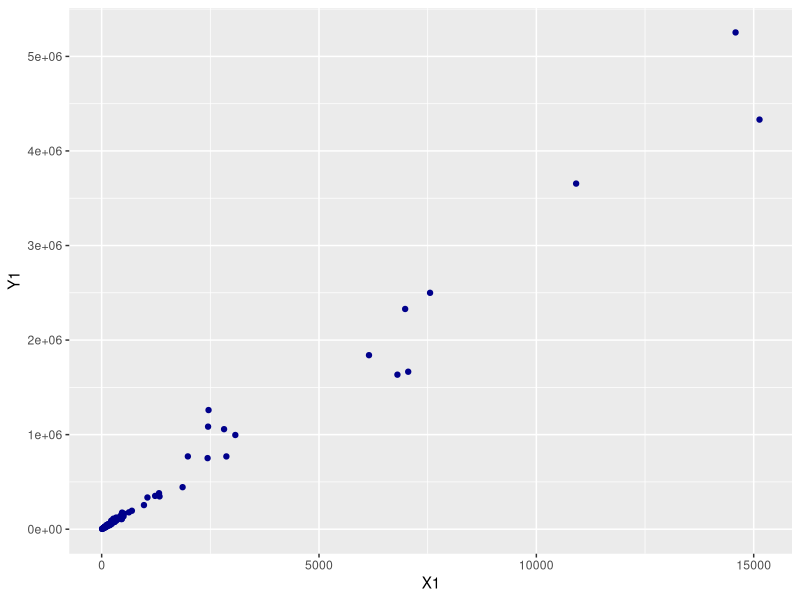
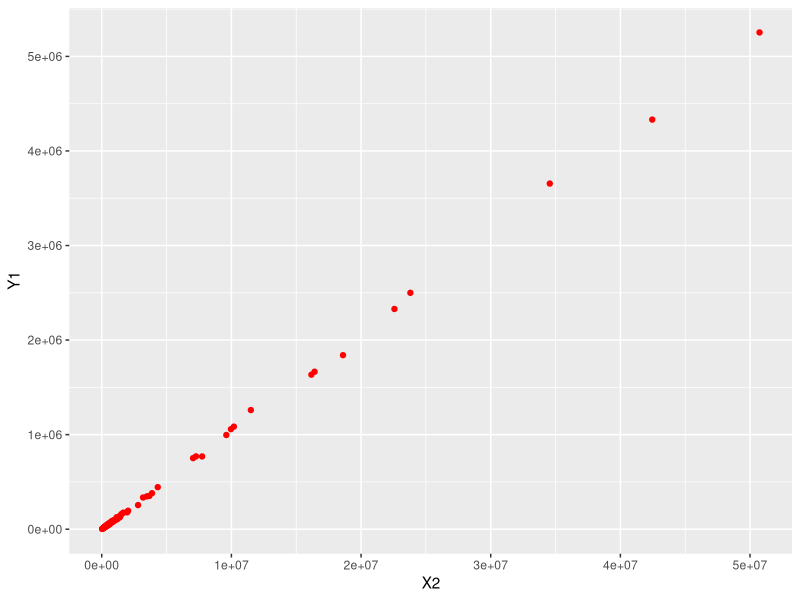
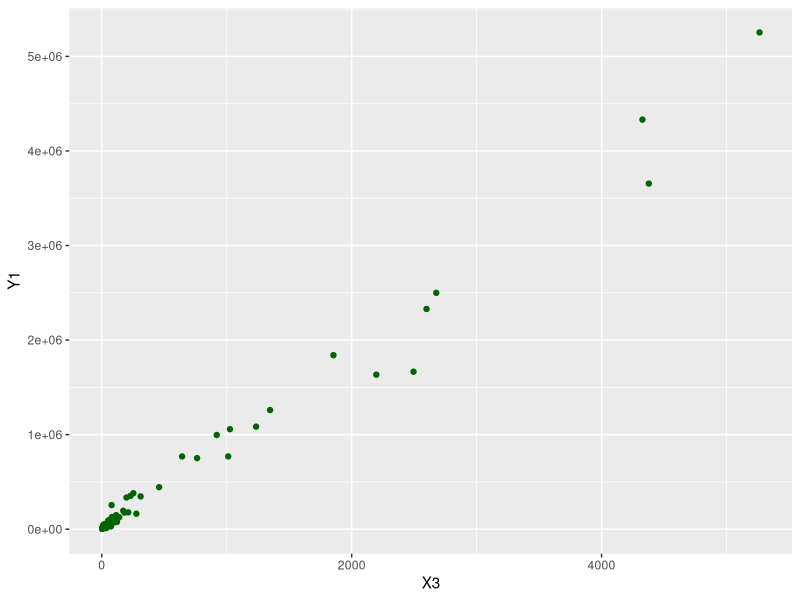
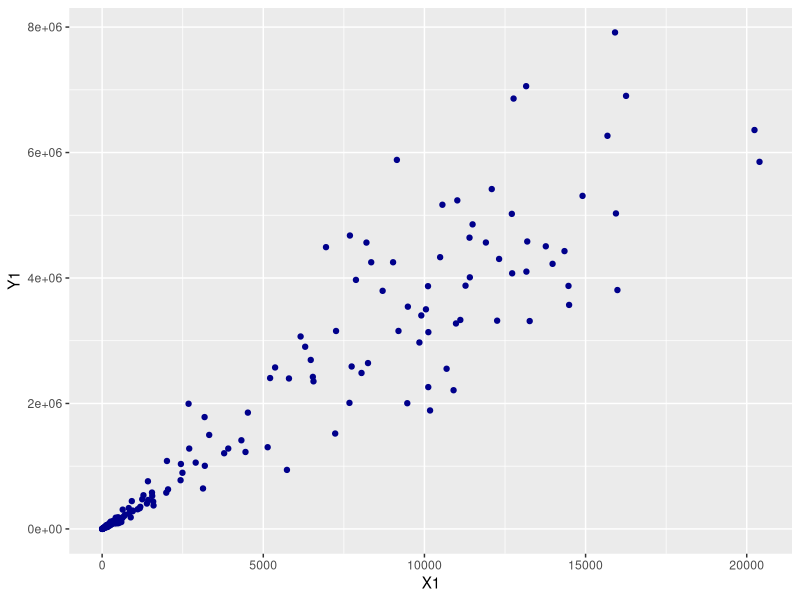
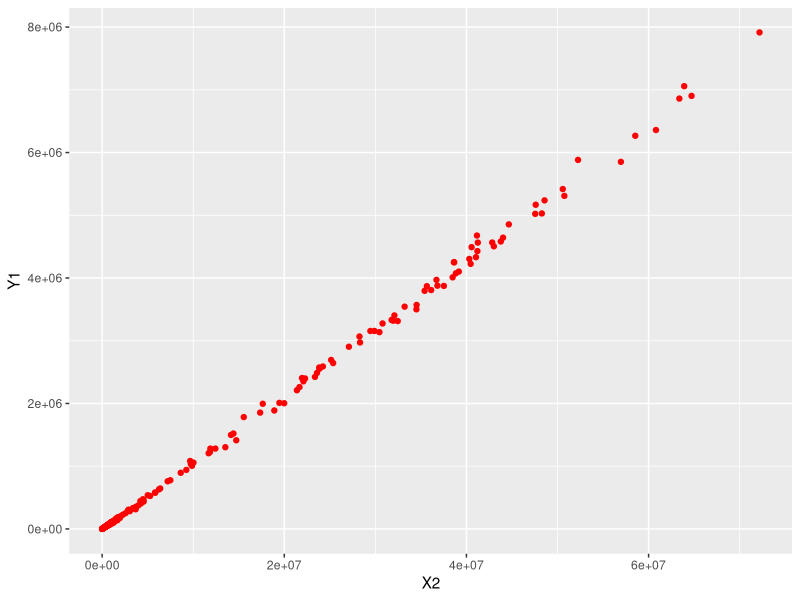
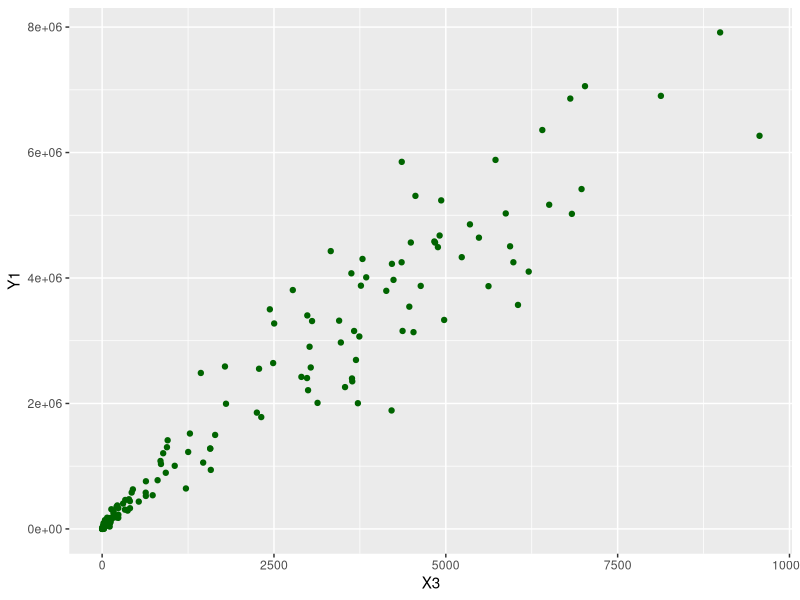
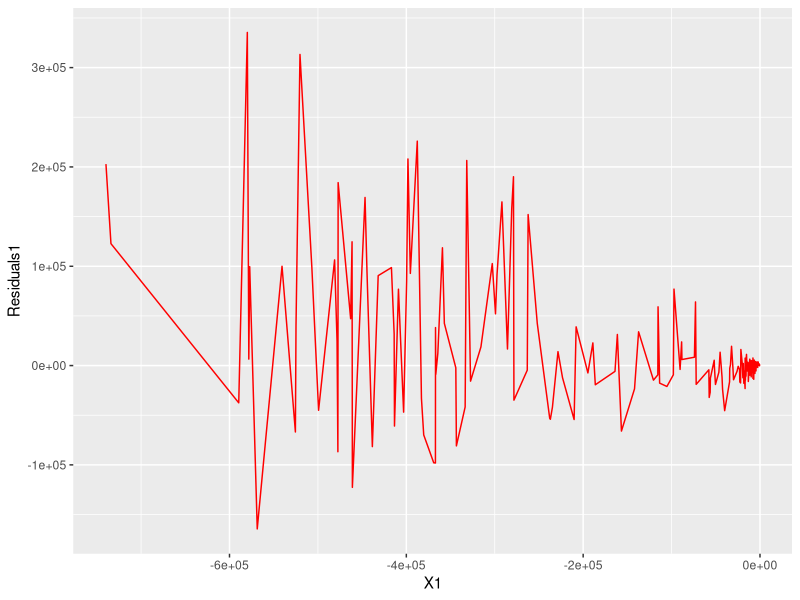
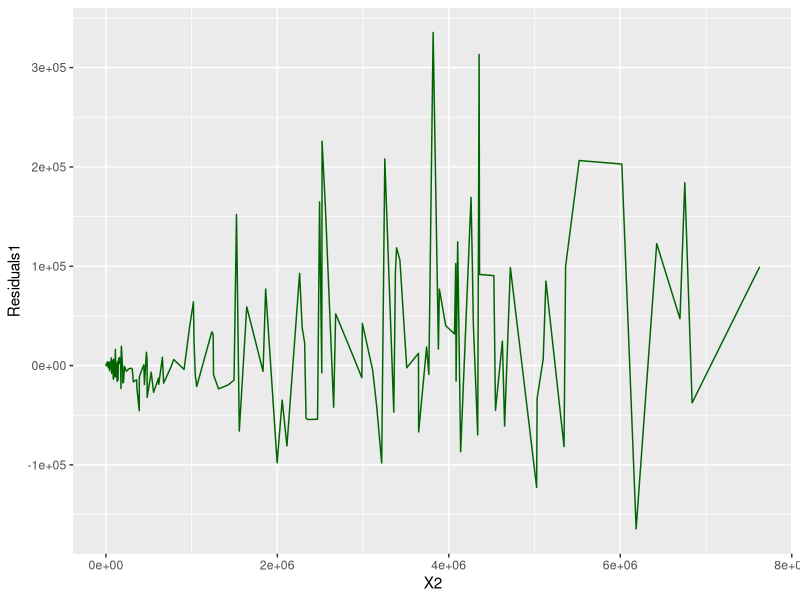

The R script that drew these images, in order:
#Keep in mind - all the program needs to do is spit out the regression equation.  The equation
  #will then be added to the excel file to auto calculate for whatever area 
  #& drive time we input data for. 
  #If residual mean != 0, the forecast is biased. You'll need to add the mean to all forecasts
  #to improve accuracy.

###########################################################################
library(tidyverse) #load tidyverse, if needed
Dental.Model <- read.csv("Demographic Data by Zip - Dental Model.csv")

#Declare variables
div <- 90 #raw dataset row number where you will separate training data from testing data
r <- .988 #correlation coefficient cut off for variables that will be used in the model
raw_data <- Dental.Model #dataset used to generate model
response_var_columnnum <- 15 #column number of response variable in raw dataset
total_rows <- 289 #number of rows in raw dataset

############################################################################

#Create training data frame with only numeric data
training_data <- raw_data[1:div,-1]

#Add 'Demand' column and assign 'Dental.Services' values
training_data$Demand <- training_data[,(response_var_columnnum-1)]

#Remove 'Dental.Services' column
training_data[,(response_var_columnnum-1)] <- NULL

#Create correlation matrix and select high correlation variables from training data
correlation_matrix <- cor(training_data, training_data$Demand)
high_correlations <- correlation_matrix > r
predictors <- training_data[,high_correlations]

#Print variable names
names(predictors)

#Rename predictors variables to generic----------Need to create a loop
names(predictors) <- c("X1", "X2", "X3", "Y1")

#Create scatter plots for explanatory variables
ggplot(data = predictors) +
  geom_point(mapping = aes(x = X1, y = Y1), color = "dark blue")

ggplot(data = predictors) +
  geom_point(mapping = aes(x = X2, y = Y1), color = "red")

ggplot(data = predictors) +
  geom_point(mapping = aes(x = X3, y = Y1), color = "dark green")

#Create regression equation
regression <- lm(Y1 ~ X1 + X2 + X3, data = predictors)
regression

###############################################################################
#Run the analysis with test data

#Create training data frame with only numeric data
test_data <- raw_data[(div+1):total_rows,-1]

#Add 'Demand' column and assign 'Dental.Services' values
test_data$Demand <- test_data[,(response_var_columnnum-1)]

#Remove 'Dental.Services' column
test_data[,(response_var_columnnum-1)] <- NULL

#Filter down to predictor variables
predictors2 <- test_data[,high_correlations]

#Rename predictors variables to generic----------Need to create a loop
names(predictors2) <- c("X1", "X2", "X3", "Y1")

#Create scatter plots for explanatory variables
ggplot(data = predictors2) +
  geom_point(mapping = aes(x = X1, y = Y1), color = "dark blue")
ggsave("ScatterTest.pdf")

ggplot(data = predictors2) +
  geom_point(mapping = aes(x = X2, y = Y1), color = "red")

ggplot(data = predictors2) +
  geom_point(mapping = aes(x = X3, y = Y1), color = "dark green")

#Add Prediction column
transformed_predictors <- mutate(predictors2, X1 = X1*regression$coefficients[2], 
                                 X2 = X2*regression$coefficients[3], 
                                 X3 = X3*regression$coefficients[4])
transformed_predictors2 <- mutate(transformed_predictors, 
                                  P1 = regression$coefficients[1] + X1 + X2 + X3)

#Add error column and remove inf values
predictor_results <- mutate(transformed_predictors2, E1 = ((Y1 - P1)/Y1)*100)
good_rows <- predictor_results[,"E1"] != Inf
predictor_results2 <- predictor_results[good_rows,]

#Add absolute error and residuals columns
predictor_results3 <- mutate(predictor_results2, E2 = abs(E1))
predictor_results4 <- mutate(predictor_results3, Residuals1 = Y1 - P1)

###############################################################################
#Print results
summary(regression)

#Residual Mean
mean(predictor_results4[,"Residuals1"]) 

#Residual Std Dev
sd(predictor_results4[,"Residuals1"])

#Residual Max
max(predictor_results4[,"Residuals1"]) 

#Mean Absolute Percentage Error (MAPE)
mean(predictor_results3[,"E2"]) 

#Absolute Percentage Error Standard Deviation
sd(predictor_results3[,"E2"]) 

#Absolute Percentage Error Max
max <- max(predictor_results3[,"E2"]) 
max

timeseries_X1 <- ggplot(data = predictor_results4) +
  geom_line(mapping = aes(x = X1, y = Residuals1), color = "red")
timeseries_X1

timeseries_X2 <- ggplot(data = predictor_results4) +
  geom_line(mapping = aes(x = X2, y = Residuals1), color = "dark green")
timeseries_X2

timeseries_X3 <- ggplot(data = predictor_results4) +
  geom_line(mapping = aes(x = X3, y = Residuals1), color = "dark blue")
timeseries_X3

hist <- ggplot(data = predictor_results3) + 
  geom_histogram(mapping = aes(x = E2), binwidth = 2.5, color = "black", fill = "red")
  #coord_cartesian(xlim = c(0,max), ylim = c(0,50)) + 
  #scale_x_continuous(breaks = seq(0, max, 5)) + 
  #scale_y_continuous(breaks = seq(0, 50, 5))
hist

hist2 <- ggplot(data = predictor_results3) + 
  geom_histogram(mapping = aes(x = E1), binwidth = 2.5, color = "black", fill = "dark green")
  #coord_cartesian(xlim = c(-max,max), ylim = c(0,50)) + 
  #scale_x_continuous(breaks = seq(-max, max, 5)) + 
  #scale_y_continuous(breaks = seq(0, 50, 5))
hist2

residualplot <- ggplot(data = predictor_results4) +
  geom_point(mapping = aes(x = P1, y = Residuals1), color = "dark blue")
residualplot

residualhist <- ggplot(data = predictor_results4) +
  geom_histogram(mapping = aes(x = Residuals1), color = "black", fill = "light blue")
residualhist

ggsave("Optima_Model_v3.pdf")